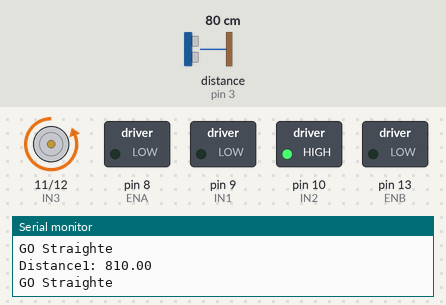
A sketch run on a simulated Arduino Uno, built with avr-gcc and run on an emulated ATmega328P. Parts: motor-driver pin pairs drawn as motors (green arrow = first pin HIGH = forward, orange = second pin HIGH = backward, longer = more drive), switched loads named in the sketch (green lamp = pin HIGH), the last lines printed to the serial monitor. Inputs (shaded band) come from the test bench; at power-on: distance to the obstacle (sensor on pin 3) 80 cm. The echo pulse lasts 58.3 µs per cm.

Above: at 1.3 s.
1.4 s: distance to the obstacle (sensor on pin 3) set to 28 cm
2.9 s: distance to the obstacle (sensor on pin 3) set to 22 cm
At 3.4 s:
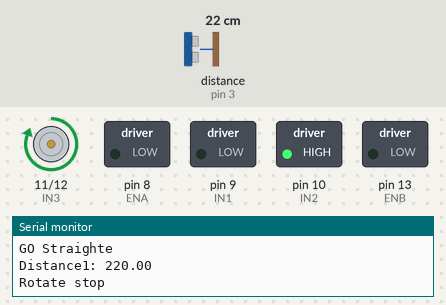
4.5 s: distance to the obstacle (sensor on pin 3) set to 35 cm
At 6.4 s:
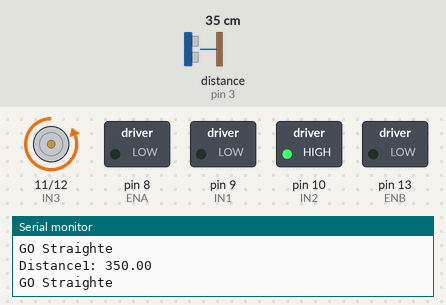
6.7 s: distance to the obstacle (sensor on pin 3) set to 2 cm
At 8.1 s:
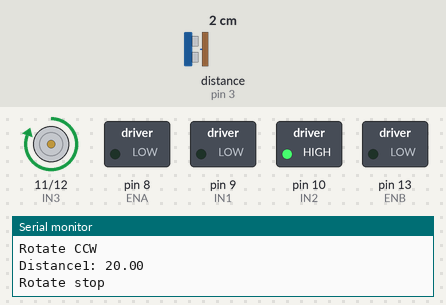
Timing chart, 0 to 9.2 s (numbered marks = the images above; inputs shaded):
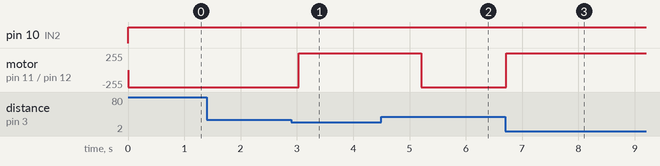

The sketch:

newping3_motor.ino
```cpp
//////////////////// sonar ////////////////////

#include <NewPing.h>

#define SONAR_NUM 3      // Number of sensors.
#define MAX_DISTANCE 150 // Maximum distance (in cm) to ping.

#define Front 0
#define Left  1
#define Right 2

#define TRIG1 2  // 초음파 센서 1번 TRIG 핀 번호
#define ECHO1 3

#define TRIG2 4  // 초음파 센서 1번 TRIG 핀 번호
#define ECHO2 5

#define TRIG3 6  // 초음파 센서 1번 TRIG 핀 번호
#define ECHO3 7
NewPing sonar[SONAR_NUM] = {   // Sensor object array.
  NewPing(TRIG1, ECHO1, MAX_DISTANCE), // Each sensor's trigger pin, echo pin, and max distance to ping.
  NewPing(TRIG2, ECHO2, MAX_DISTANCE),
  NewPing(TRIG3, ECHO3, MAX_DISTANCE)
};
///////////////// L298 /////////////////////////
#define ENA 8
#define IN1 9
#define IN2 10
#define IN3 11
#define IN4 12
#define ENB 13

void setup() {
  // put your setup code here, to run once:
  /*
    pinMode(TRIG1, OUTPUT);
    pinMode(ECHO1,  INPUT);

    pinMode(TRIG2, OUTPUT);
    pinMode(ECHO2,  INPUT);

    pinMode(TRIG3, OUTPUT);
    pinMode(ECHO3,  INPUT);
  */
  pinMode(ENA, OUTPUT);
  pinMode(IN1, OUTPUT);
  pinMode(IN2, OUTPUT);

  pinMode(IN3, OUTPUT);
  pinMode(IN4, OUTPUT);
  pinMode(ENB, OUTPUT);

  Serial.begin(115200);  //통신속도를 115200으로 정의함
}

long sonar_front(void)
{
  long duration, distance;
  digitalWrite(TRIG1, HIGH);
  delayMicroseconds(10);
  digitalWrite(TRIG1, LOW);
  duration = pulseIn(ECHO1, HIGH);
  distance = (  (float) (304 * duration) / 1000) / 2;
  return distance;
}
long sonar2(void)
{
  long duration, distance;
  digitalWrite(TRIG2, HIGH);
  delayMicroseconds(10);
  digitalWrite(TRIG2, LOW);
  duration = pulseIn(ECHO2, HIGH);
  distance = (  (float) (304 * duration) / 1000) / 2;
  return distance;
}
long sonar3(void)
{
  long duration, distance;
  digitalWrite(TRIG3, HIGH);
  delayMicroseconds(10);
  digitalWrite(TRIG3, LOW);
  duration = pulseIn(ECHO3, HIGH);
  distance = (  (float) (304 * duration) / 1000) / 2;
  return distance;
}
void motor_A_control(int direction_a, int motor_speed_a) //모터 A의 방향(direction)과 속도(speed)제어
{
  if (direction_a == HIGH)
  {
    digitalWrite(IN1, LOW);         // 모터의 방향 제어
    digitalWrite(IN2, HIGH);
    analogWrite(ENA, motor_speed_a); // 모터의 속도 제어
  }
  else
  {
    digitalWrite(IN1, HIGH);
    digitalWrite(IN2, LOW);
    analogWrite(ENA, motor_speed_a);
  }
}
void motor_B_control(int direction_b, int motor_speed_b) //모터 B의 방향(direction)과 속도(speed)제어
{
  if (direction_b == HIGH)
  {
    digitalWrite(IN3, LOW);         // 모터의 방향 제어
    digitalWrite(IN4, HIGH);
    analogWrite(ENB, motor_speed_b); // 모터의 속도 제어
  }
  else
  {
    digitalWrite(IN3, HIGH);
    digitalWrite(IN4, LOW);
    analogWrite(ENB, motor_speed_b);
  }
}
void loop()
{
  // put your main code here, to run repeatedly:
  float front_sonar = 0.0;
  float left_sonar  = 0.0;
  float right_sonar = 0.0;

  front_sonar = sonar[Front].ping_cm() * 10;
  if (front_sonar == 0.0) front_sonar = MAX_DISTANCE;

  Serial.print("Distance1: ");
  Serial.println(front_sonar);

  // Serial.print("distance2: ");
  //Serial.println(sonar2());
  //Serial.print("distance3: ");
  //Serial.println(sonar3());

  if ( (front_sonar > 0) && (front_sonar <= 250.0) )
  {
    //정지
    Serial.println("Rotate stop");
    motor_A_control(HIGH, 0);  //오른쪽 정지
    motor_B_control(LOW,  0);   //왼쪽 정지
    delay(500);                  //일정한 시간 동안 정지

    // 180도 반회전 시계 방향으로 회전
    /*
      Serial.println("Rotate CCW");
      motor_A_control(HIGH, 74);
      motor_B_control(LOW,  90);
      delay(900);
    */

  /* // 90도 회전 시계 방향으로 회전
    Serial.println("Rotate CCW");
    motor_A_control(LOW,   100);  //오른쪽 후진
    motor_B_control(HIGH,  100);   //왼쪽 전진
    delay(85);                  //
    */
      // 90도 회전 반시계 방향으로 회전
      Serial.println("Rotate CCW");
      motor_A_control(HIGH,   100);  //오른쪽
      motor_B_control(LOW,  100);   //왼쪽
      delay(85);                  //
  }
  else
  {
    // 직진
    Serial.println("GO Straighte");
    motor_A_control(HIGH, 100);
    motor_B_control(HIGH, 100);
  }
  //moter_A_control(HIGH,75);
  //moter_B_control(HIGH,100);

  delay(500);
}
```

Measured:
- the behaviour switches between 26 and 25 cm on distance to the obstacle (sensor on pin 3) (found by bisection; images 0 and 1)
- after the input at 2.9 s, motor on pin 11 (IN3) / pin 12 (IN4): backward 255/255 → forward 255/255 after 0.13 s
- after the input at 4.5 s, motor on pin 11 (IN3) / pin 12 (IN4): forward 255/255 → backward 255/255 after 0.71 s
- after the input at 6.7 s, motor on pin 11 (IN3) / pin 12 (IN4): backward 255/255 → forward 255/255 at once
